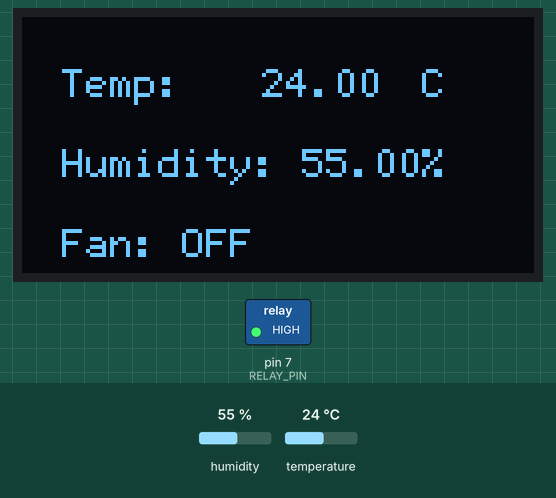
Bench run of a sketch on a simulated Arduino Uno, built with avr-gcc and run on an emulated ATmega328P. Parts: 128×64 one-colour display, switched loads named in the sketch (green lamp = pin HIGH). Inputs (shaded band) come from the test bench; at power-on: temperature 24 °C, humidity 55 %. What the sketch prints to the serial monitor is not drawn.

Above: at 3.1 s.
3.2 s: temperature set to 31 °C
At 6.0 s:
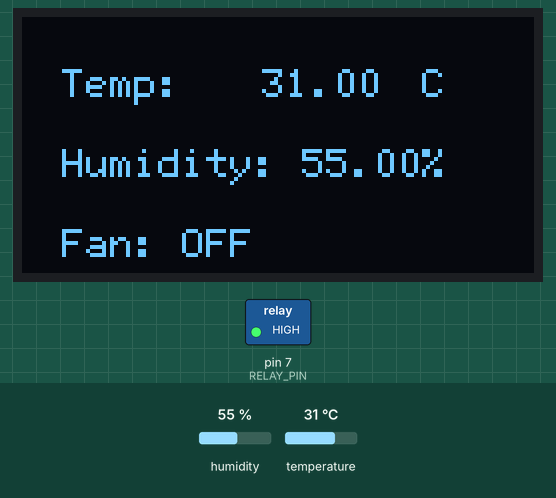
6.3 s: temperature set to 34 °C
At 8.5 s:
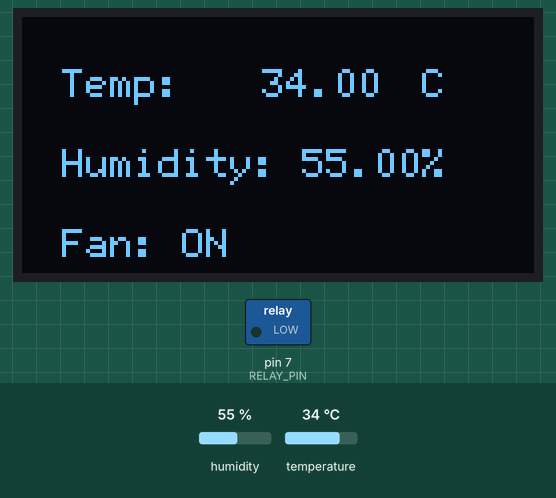
9.4 s: temperature set to 12 °C
At 12.5 s:
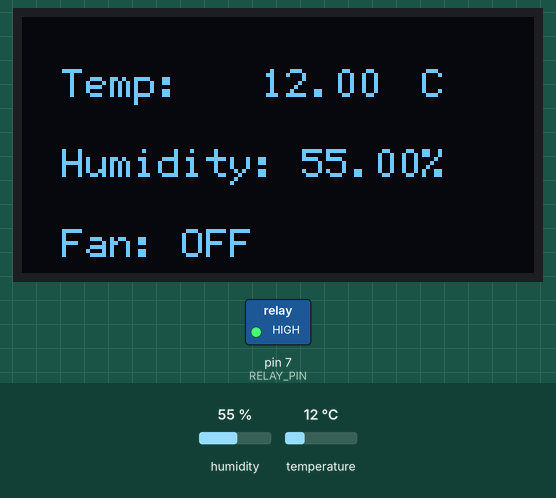
13.2 s: humidity set to 22 %
At 15.2 s:
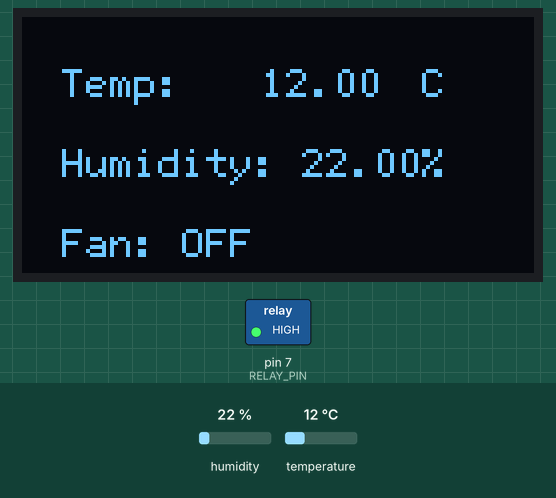
16.3 s: humidity set to 40 %
At 19.3 s:
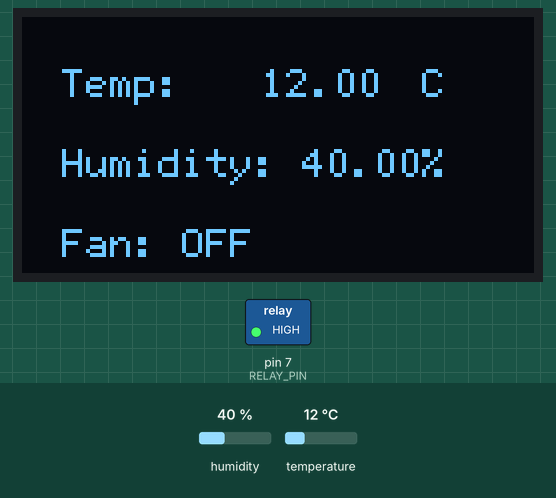
Timing chart, 0 to 20.8 s (numbered marks = the images above; inputs shaded):
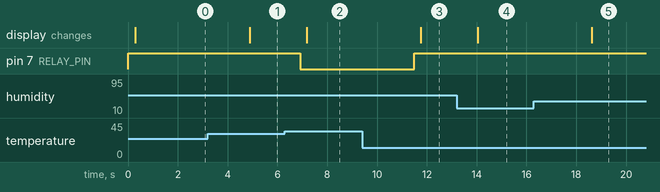

Measured:
- the behaviour switches between 32 and 33 °C on temperature (found by bisection; images 1 and 2)
- after the input at 3.2 s, the display: changes after 1.7 s (image 1)
- after the input at 6.3 s, pin 7 (RELAY_PIN): HIGH → LOW after 0.61 s; the display: changes after 0.87 s (image 2)
- after the input at 9.4 s, pin 7 (RELAY_PIN): LOW → HIGH after 2.1 s; the display: changes after 2.4 s (image 3)
- after the input at 13.2 s, the display: changes after 0.85 s (image 4)
- after the input at 16.3 s, the display: changes after 2.3 s (image 5)

The sketch:

TempControlProgram.ino
```cpp
#include "DHT.h"
#include "U8glib.h"

#define DHTPIN 2
#define DHTTYPE DHT11
#define RELAY_PIN 7

DHT dht(DHTPIN, DHTTYPE);

// Initialize OLED Display (I2C)
U8GLIB_SSD1306_128X64 u8g(U8G_I2C_OPT_NONE | U8G_I2C_OPT_DEV_0);

void setup() {
  Serial.begin(9600);
  dht.begin();
  pinMode(RELAY_PIN, OUTPUT);
  digitalWrite(RELAY_PIN, HIGH);  // Fan OFF by default
}

void loop() {
  float temperature = dht.readTemperature();
  float humidity = dht.readHumidity();

  if (isnan(temperature) || isnan(humidity)) {
    Serial.println("Failed to read from DHT sensor!");
    return;
  }

  Serial.print("Temperature: ");
  Serial.print(temperature);
  Serial.print(" °C  Humidity: ");
  Serial.print(humidity);
  Serial.println(" %");

  // Control Fan
  if (temperature > 32.00) {
    Serial.println("Fan ON");
    digitalWrite(RELAY_PIN, LOW);  // Turn fan ON
  } else {
    Serial.println("Fan OFF");
    digitalWrite(RELAY_PIN, HIGH);  // Turn fan OFF
  }

  // Display Data on OLED
  u8g.firstPage();
  do {
    u8g.setFont(u8g_font_6x12);
    u8g.drawStr(10, 20, "Temp: ");
    u8g.setPrintPos(60, 20);
    u8g.print(temperature);
    u8g.drawStr(100, 20, "C");

    u8g.drawStr(10, 40, "Humidity: ");
    u8g.setPrintPos(70, 40);
    u8g.print(humidity);
    u8g.drawStr(100, 40, "%");

    u8g.drawStr(10, 60, (temperature > 32.00) ? "Fan: ON" : "Fan: OFF");
  } while (u8g.nextPage());

  delay(2000);
}
```
